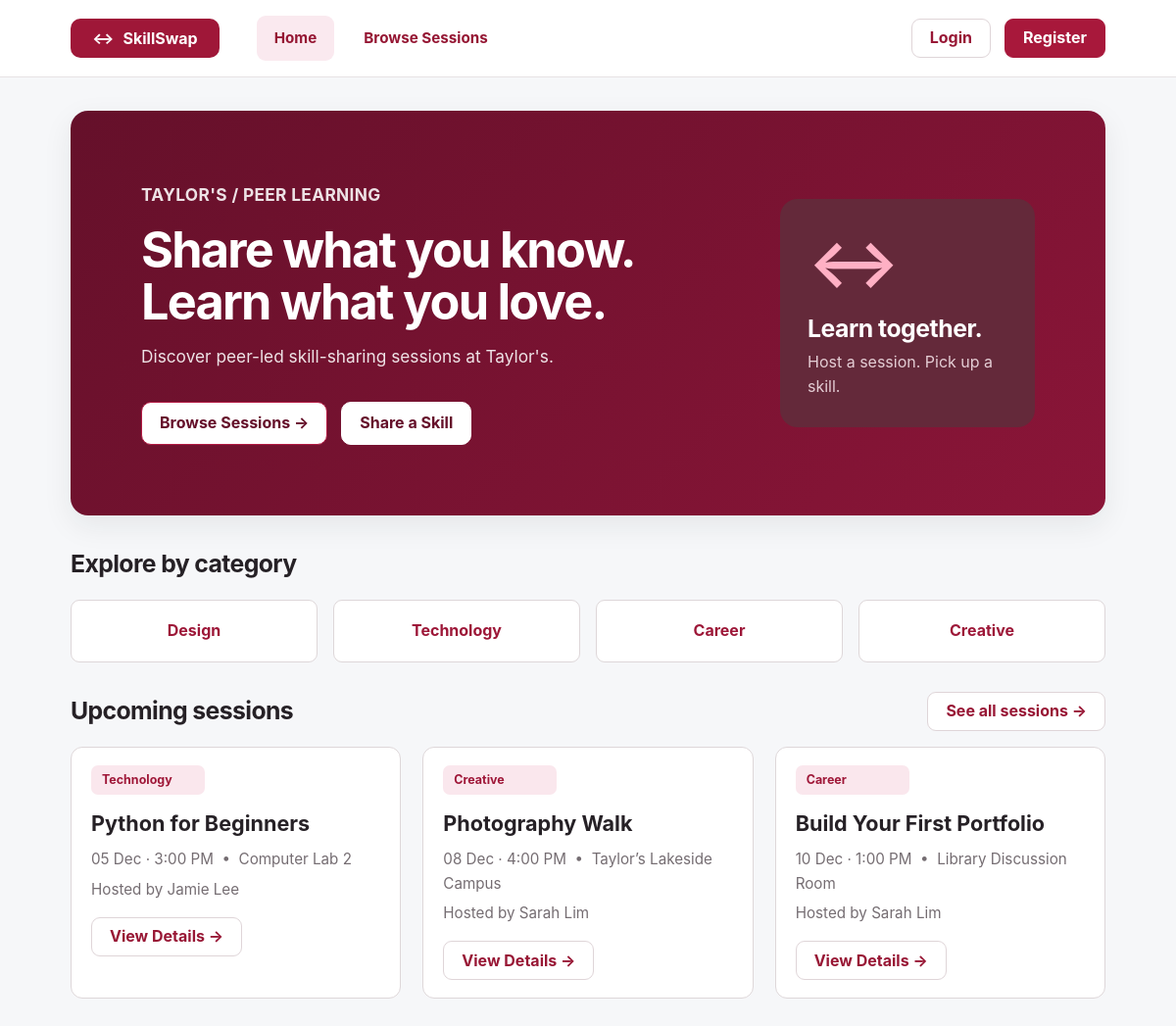
The page / on the database its author committed.
### tables this page shows
CREATE TABLE `skill_sessions` (
  `session_id` int NOT NULL,
  `creator_id` int NOT NULL,
  `title` varchar(150) NOT NULL,
  `category` varchar(50) NOT NULL,
  `description` text NOT NULL,
  `session_date` date NOT NULL,
  `session_time` time NOT NULL,
  `location` varchar(150) NOT NULL,
  `capacity` int NOT NULL
);

CREATE TABLE `users` (
  `user_id` int NOT NULL,
  `name` varchar(100) NOT NULL,
  `email` varchar(150) NOT NULL,
  `password` varchar(255) NOT NULL,
  `role` varchar(20) NOT NULL DEFAULT 'student'
);

### index.php (the view, shortened to what this page needs)
<?php
require_once "pdo.php";
$sessionStmt = $pdo->prepare(
    "SELECT
        skill_sessions.session_id,
        skill_sessions.title,
        skill_sessions.category,
        skill_sessions.session_date,
        skill_sessions.session_time,
        skill_sessions.location,
        users.name AS creator_name
     FROM skill_sessions
     JOIN users
        ON skill_sessions.creator_id = users.user_id
     WHERE skill_sessions.session_date >= CURDATE()
     ORDER BY skill_sessions.session_date ASC, skill_sessions.session_time ASC
     LIMIT 3"
);
$sessionStmt->execute();
$upcomingSessions = $sessionStmt->fetchAll(PDO::FETCH_ASSOC);
?>
<!DOCTYPE html>
<html lang="en">
<head>
    <link rel="stylesheet" href="style.css">
</head>
<body class="home-page">
    <header class="site-header">
        <div class="site-header-inner">
            <a class="brand-mark" href="index.php">
                <span class="brand-icon">&harr;</span>
                <span>SkillSwap</span>
            </a>
            <nav class="main-nav">
                <a class="nav-link active" href="index.php">Home</a>
                <a class="nav-link" href="browse_sessions.php">Browse Sessions</a>
            </nav>
            <div class="nav-account">
                <?php if (isset($_SESSION["user_id"])): ?>
                    <a class="user-link" href="profile.php">
                        Hi, <?php echo htmlentities($_SESSION["name"]); ?>
                    </a>
                    <a class="btn btn-outline btn-small" href="logout.php">Logout</a>
                <?php else: ?>
                    <a class="btn btn-outline btn-small" href="login.php">Login</a>
                    <a class="btn btn-primary btn-small" href="register.php">Register</a>
                <?php endif; ?>
            </div>
        </div>
    </header>
    <main class="home-main">
        <section class="home-hero">
            <div class="hero-copy">
                <p class="eyebrow eyebrow-light">TAYLOR'S / PEER LEARNING</p>
                <h1>Share what you know.<br>Learn what you love.</h1>
                <p class="hero-description">
                    Discover peer-led skill-sharing sessions at Taylor's.
                </p>
                <div class="hero-actions">
                    <a class="btn btn-primary hero-primary" href="browse_sessions.php">
                        Browse Sessions &rarr;
                    </a>
                    <?php if (isset($_SESSION["user_id"])): ?>
                        <a class="btn btn-light" href="create_session.php">Share a Skill</a>
                    <?php else: ?>
                        <a class="btn btn-light" href="register.php">Share a Skill</a>
                    <?php endif; ?>
                </div>
            </div>
            <div class="hero-feature-card">
                <div class="hero-feature-icon">&harr;</div>
                <h2>Learn together.</h2>
                <p>Host a session. Pick up a skill.</p>
            </div>
        </section>
        <section class="home-section category-section">
            <h2 class="section-title">Explore by category</h2>
            <div class="category-grid">
                <a class="category-card" href="browse_sessions.php?category=Design">Design</a>
                <a class="category-card" href="browse_sessions.php?category=Technology">Technology</a>
                <a class="category-card" href="browse_sessions.php?category=Career">Career</a>
                <a class="category-card" href="browse_sessions.php?category=Creative">Creative</a>
            </div>
        </section>
        <section class="home-section upcoming-section">
            <div class="section-heading-row">
                <h2 class="section-title">Upcoming sessions</h2>
                <a class="btn btn-outline btn-small" href="browse_sessions.php">See all sessions &rarr;</a>
            </div>
            <?php if (count($upcomingSessions) == 0): ?>
                <div class="empty-card">
                    <p>No upcoming sessions yet.</p>
                </div>
            <?php else: ?>
                <div class="home-session-grid">
                    <?php foreach ($upcomingSessions as $session): ?>
                        <article class="home-session-card">
                            <span class="category-badge">
                                <?php echo htmlentities($session["category"]); ?>
                            </span>
                            <h3><?php echo htmlentities($session["title"]); ?></h3>
                            <p class="session-meta">
                                <?php echo date("d M", strtotime($session["session_date"])); ?>
                                ·
                                <?php echo date("g:i A", strtotime($session["session_time"])); ?>
                                &nbsp;&bull;&nbsp;
                                <?php echo htmlentities($session["location"]); ?>
                            </p>
                            <p class="session-host">
                                Hosted by <?php echo htmlentities($session["creator_name"]); ?>
                            </p>
                            <a class="btn btn-outline btn-small" href="session_details.php?id=<?php echo (int)$session["session_id"]; ?>">
                                View Details &rarr;
                            </a>
                        </article>
                    <?php endforeach; ?>
                </div>
            <?php endif; ?>
        </section>
    </main>
</body>
</html>

### rows shown on the page
skill_sessions: category "Technology", title "Python for Beginners", session_date "05 Dec", session_time "3:00 PM", location "Computer Lab 2", creator.name "Jamie Lee"
skill_sessions: category "Creative", title "Photography Walk", session_date "08 Dec", session_time "4:00 PM", location "Taylor’s Lakeside Campus", creator.name "Sarah Lim"
skill_sessions: category "Career", title "Build Your First Portfolio", session_date "10 Dec", session_time "1:00 PM", location "Library Discussion Room", creator.name "Sarah Lim"
